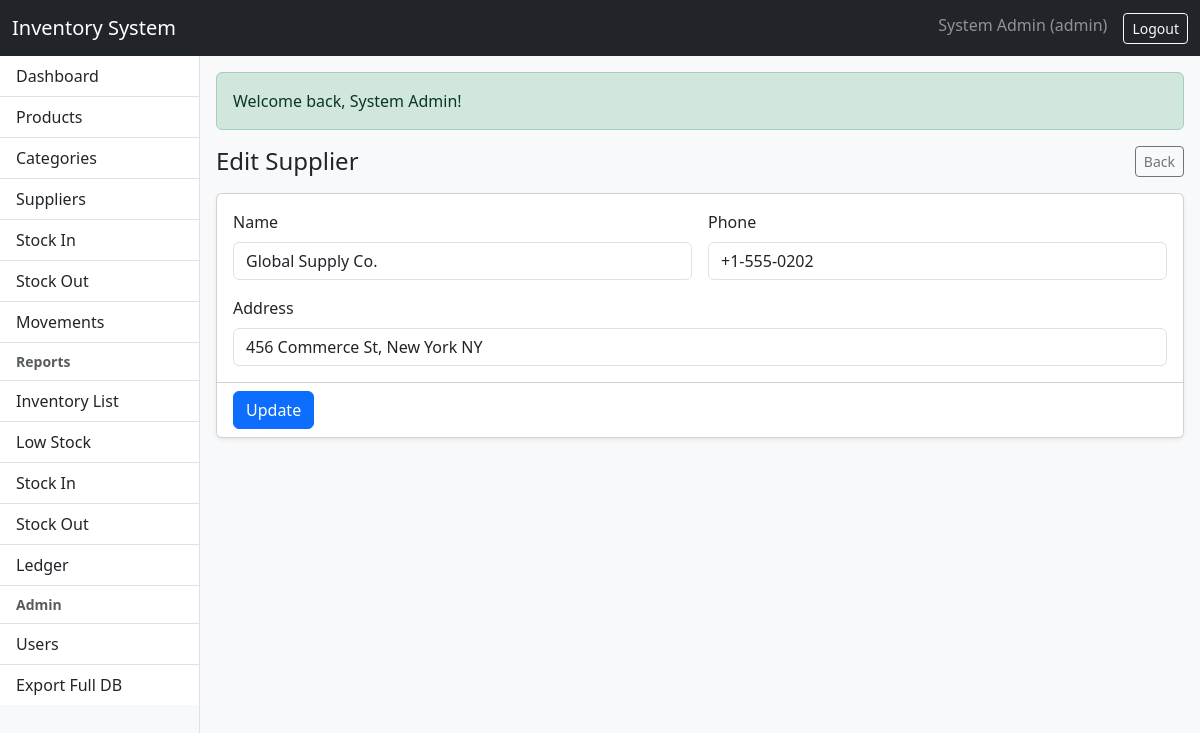
The app's page /modules/suppliers/index.php?action=edit&id=bbbbbbbb-bbbb-bbbb-bbbb-bbbbbbbbbbbb (signed in) with its own data.
### tables this page shows
CREATE TABLE suppliers (
  id CHAR(36) NOT NULL,
  name VARCHAR(200) NOT NULL,
  phone VARCHAR(50) NULL,
  address VARCHAR(255) NULL,
  created_at DATETIME NOT NULL DEFAULT CURRENT_TIMESTAMP,
  PRIMARY KEY (id),
  KEY idx_suppliers_name (name)
);

### config/config.php (called while the page is built, shortened)
<?php
function base_url(string $path = ''): string
{
    $path = ltrim($path, '/');
    return rtrim(BASE_URL, '/') . '/' . $path;
}
function e(?string $value): string
{
    return htmlspecialchars((string)$value, ENT_QUOTES | ENT_SUBSTITUTE, 'UTF-8');
}
function post(string $key, $default = null)
{
    return $_POST[$key] ?? $default;
}
function get(string $key, $default = null)
{
    return $_GET[$key] ?? $default;
}

### modules/suppliers/index.php (the view, shortened to what this page needs)
<?php
$action = (string)get('action', 'list');
$errors = [];
require_once __DIR__ . '/../../views/header.php';
require_once __DIR__ . '/../../views/sidebar.php';
if ($action === 'create'):
?>
  <div class="d-flex align-items-center justify-content-between mb-3">
    <h4 class="mb-0">Create Supplier</h4>
    <a class="btn btn-outline-secondary btn-sm" href="<?= e(base_url('modules/suppliers/index.php')) ?>">Back</a>
  </div>
  <?php if ($errors): ?>
    <div class="alert alert-danger"><ul class="mb-0"><?php foreach ($errors as $er) echo '<li>' . e($er) . '</li>'; ?></ul></div>
  <?php endif; ?>
  <form method="post" class="card shadow-sm">
    <div class="card-body">
      <input type="hidden" name="csrf_token" value="<?= e(csrf_token()) ?>">
      <div class="row g-3">
        <div class="col-md-6">
          <label class="form-label">Name</label>
          <input class="form-control" name="name" required value="<?= e((string)post('name','')) ?>">
        </div>
        <div class="col-md-6">
          <label class="form-label">Phone</label>
          <input class="form-control" name="phone" value="<?= e((string)post('phone','')) ?>">
        </div>
        <div class="col-12">
          <label class="form-label">Address</label>
          <input class="form-control" name="address" value="<?= e((string)post('address','')) ?>">
        </div>
      </div>
    </div>
    <div class="card-footer bg-white">
      <button class="btn btn-primary" type="submit">Save</button>
    </div>
  </form>
<?php
elseif ($action === 'edit'):
    $id = (string)get('id','');
    $stmt = $pdo->prepare("SELECT * FROM suppliers WHERE id=:id");
    $stmt->execute([':id'=>$id]);
    $row = $stmt->fetch();
    if (!$row) {
        echo '<div class="alert alert-danger">Supplier not found.</div>';
    } else {
?>
  <div class="d-flex align-items-center justify-content-between mb-3">
    <h4 class="mb-0">Edit Supplier</h4>
    <a class="btn btn-outline-secondary btn-sm" href="<?= e(base_url('modules/suppliers/index.php')) ?>">Back</a>
  </div>
  <form method="post" class="card shadow-sm">
    <div class="card-body">
      <div class="row g-3">
        <div class="col-md-6">
          <label class="form-label">Name</label>
          <input class="form-control" name="name" required value="<?= e((string)post('name', $row['name'])) ?>">
        </div>
        <div class="col-md-6">
          <label class="form-label">Phone</label>
          <input class="form-control" name="phone" value="<?= e((string)post('phone', (string)($row['phone'] ?? ''))) ?>">
        </div>
        <div class="col-12">
          <label class="form-label">Address</label>
          <input class="form-control" name="address" value="<?= e((string)post('address', (string)($row['address'] ?? ''))) ?>">
        </div>
      </div>
    </div>
    <div class="card-footer bg-white">
      <button class="btn btn-primary" type="submit">Update</button>
    </div>
  </form>
<?php
    }
endif;
require_once __DIR__ . '/../../views/footer.php';

### assets/app.css (style rules this page uses)
body { background: #f8f9fa; }

### records on screen
suppliers: name "Global Supply Co.", phone "+1-555-0202", address "456 Commerce St, New York NY"

### other values on screen
APP_NAME "Inventory System"
$u['name'] "System Admin"
$u['role'] "admin"
$flash['message'] "Welcome back, System Admin!"
